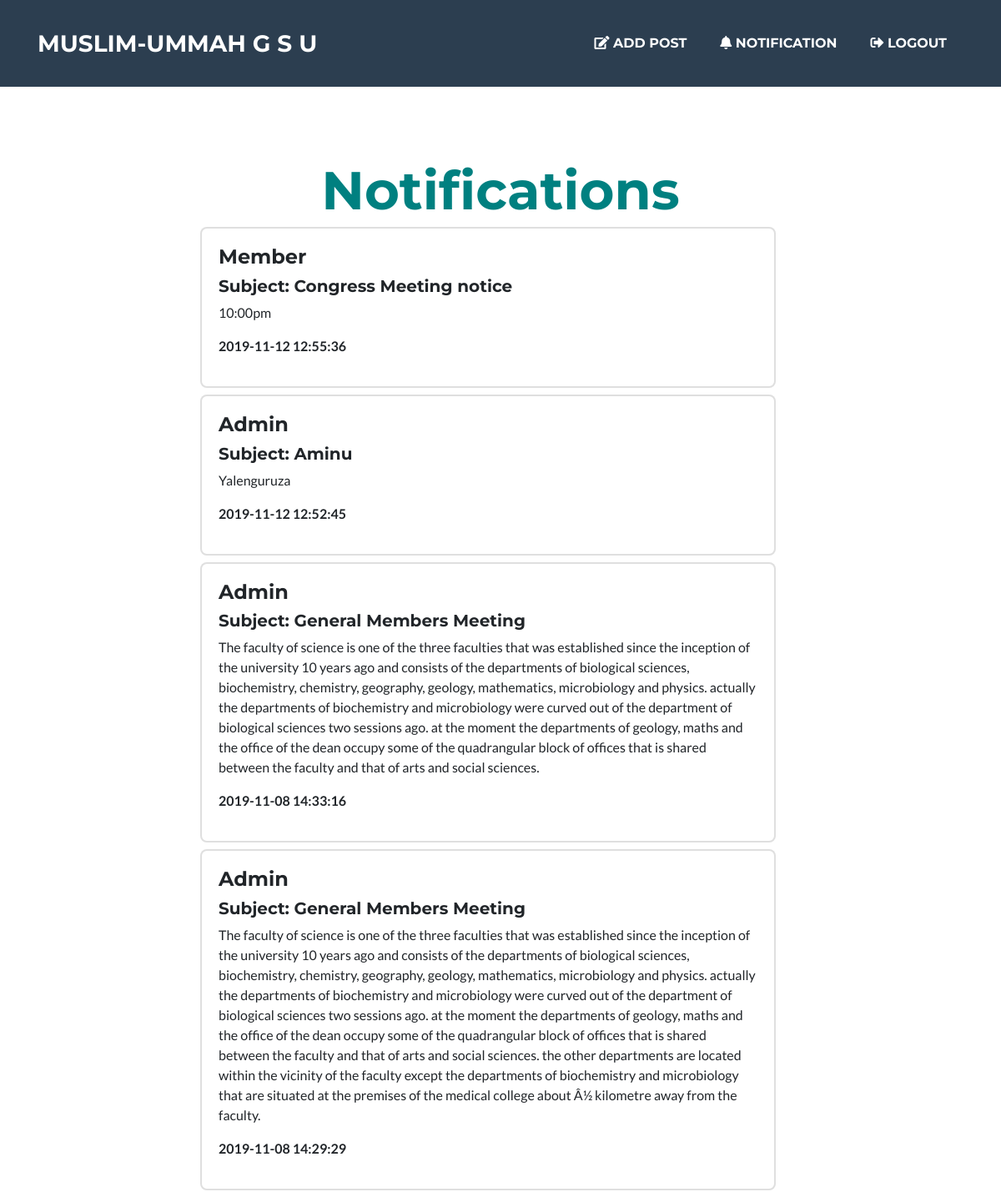
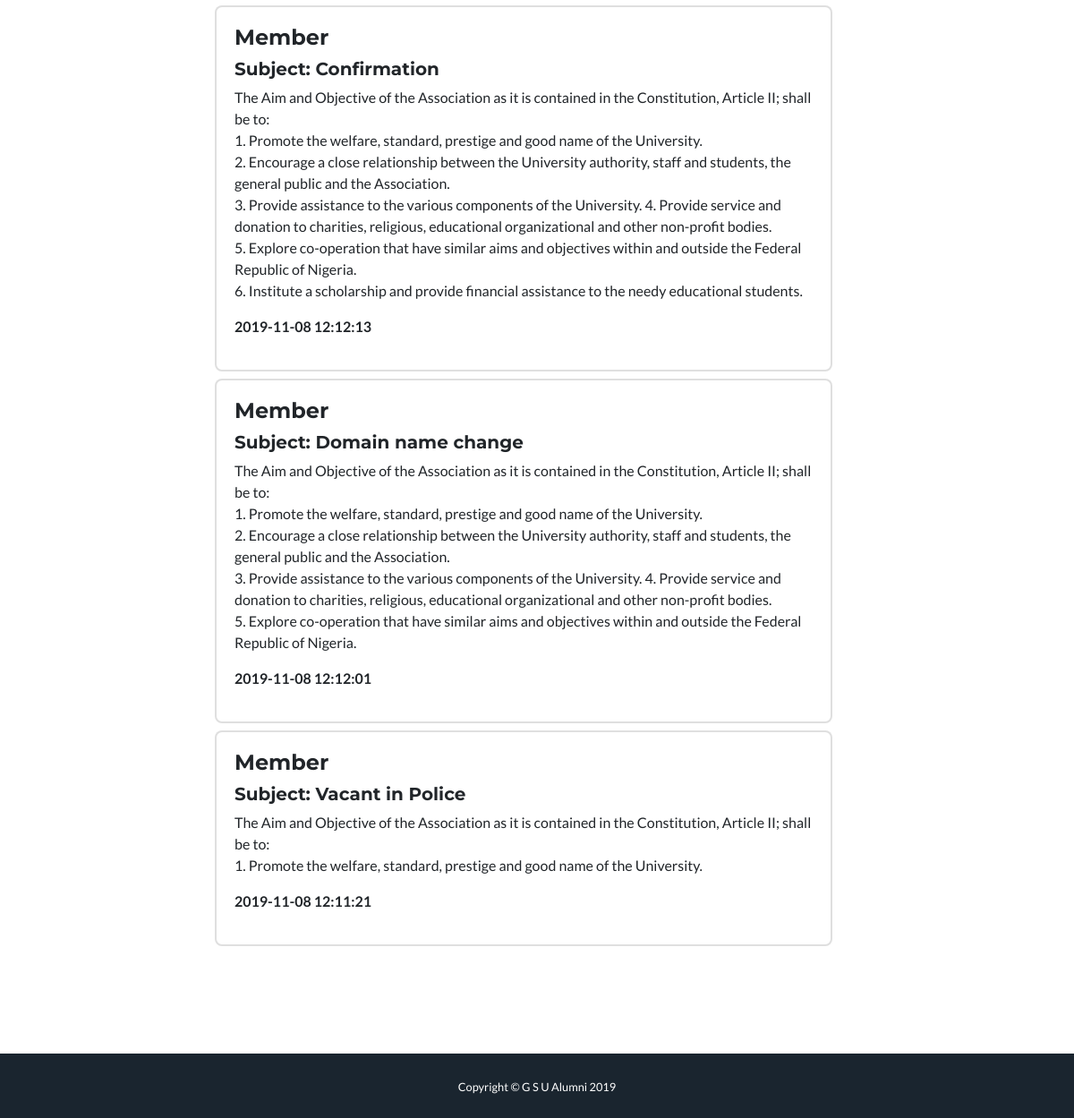
The app's page /member/notification.php with its own data (2 pictures, top to bottom).
### tables this page shows
CREATE TABLE `post` (
  `id` int(11) NOT NULL,
  `status` varchar(50) NOT NULL,
  `subject` varchar(200) NOT NULL,
  `message` text NOT NULL,
  `date` datetime NOT NULL DEFAULT CURRENT_TIMESTAMP
);

### member/notification.php (the view, shortened to what this page needs)
<?php include('member-header.php');?>
<!DOCTYPE html>
<html lang="en">
<head>
</head>
<body>
<?php
  $result = $mysqli->query("SELECT * FROM post ORDER BY date desc") or die($mysqli->error());
?>
  <header class="masthead">
    <div class="container d-flex align-items-center flex-column">
      <h3 class="masthead-heading mb-3">Notifications</h3>
<div class="table-responsive">
  <table class="display table table-striped table-hover table-responsive" >
    <tbody>
        <?php while ($row = $result->fetch_assoc()):?>
                        <tr>
          <div class="row col-md-12">
              <div class="col-md-8 mx-auto mb-2">
                  <div  class="card" id="add-row">
                      <div class="card-body">
              <h4><?php echo $row['status']?></h4>
              <h5>Subject: <?php echo $row['subject'];?></h5>
              <p><?php echo $row['message'];?></p>
              <p><b><?php echo $row['date'];?></b></p>
              </div>
              </div>
        </div>
        </div>
      </tr>
      <?php endwhile; ?>
    </tbody>
  </table>
</div>
    </div>
  </header>
  <section class="copyright py-4 text-center text-white">
    <div class="container">
      <small>Copyright &copy; G S U Alumni <?php echo date('Y');?></small>
    </div>
  </section>
</body>
</html>

### member/member-header.php (shortened to what this page needs)
<!DOCTYPE html>
<html lang="en">
<head>
  <link href="../member/vendor/fontawesome-free/css/all.min.css" rel="stylesheet" type="text/css">
  <link href="../member/css/freelancer.min.css" rel="stylesheet">
</head>
<body id="page-top">
  <nav class="navbar navbar-expand-lg bg-secondary text-uppercase fixed-top" id="mainNav">
    <div class="container">
      <a class="navbar-brand js-scroll-trigger" href="member-index.php">Muslim-Ummah G S U</a>
      <div class="collapse navbar-collapse" id="navbarResponsive">
        <ul class="navbar-nav ml-auto">
          <li class="nav-item mx-0 mx-lg-1">
            <a class="nav-link py-3 px-0 px-lg-3 rounded js-scroll-trigger" class="btn btn-primary" data-toggle="modal" data-target="#notification" href=""><i class="fas fa fa-edit"></i> Add Post</a>
          </li>
          <li class="nav-item mx-0 mx-lg-1">
            <a class="nav-link py-3 px-0 px-lg-3 rounded js-scroll-trigger" href="notification.php"><i class="fas fa fa-bell"></i> Notification</a>
          </li>
          <li class="nav-item mx-0 mx-lg-1">
            <a class="nav-link py-3 px-0 px-lg-3 rounded js-scroll-trigger" href="logout.php"><i class="fas fa fa-sign-out-alt"></i> Logout</a>
          </li>
        </ul>
      </div>
    </div>
  </nav>
</body>
</html>

### member/member-header.php (style rules this page uses)
.masthead-heading { color: teal; }

### records on screen
post: status "Member", subject "Congress Meeting notice", message "10:00pm", date "2019-11-12 12:55:36"
post: status "Admin", subject "Aminu", message "Yalenguruza", date "2019-11-12 12:52:45"
post: status "Admin", subject "General Members Meeting", message "The faculty of science is one of the three faculties that was established since the inception of the university 10 years ago and consists of the departments of biological sciences, biochemistry, chemistry, geography, geology, mathematics, microbiology and physics. actually the departments of biochemistry and microbiology were curved out of the department of biological sciences two sessions ago. at the moment the departments of geology, maths and the office of the dean occupy some of the quadrangular block of offices that is shared between the faculty and that of arts and social sciences.", date "2019-11-08 14:33:16"
post: status "Admin", subject "General Members Meeting", message "The faculty of science is one of the three faculties that was established since the inception of the university 10 years ago and consists of the departments of biological sciences, biochemistry, chemistry, geography, geology, mathematics, microbiology and physics. actually the departments of biochemistry and microbiology were curved out of the department of biological sciences two sessions ago. at the moment the departments of geology, maths and the office of the dean occupy some of the quadrangular block of offices that is shared between the faculty and that of arts and social sciences. the other departments are located within the vicinity of the faculty except the departments of…", date "2019-11-08 14:29:29"
post: status "Member", subject "Confirmation", message "The Aim and Objective of the Association as it is contained in the Constitution, Article II; shall be to: 1. Promote the welfare, standard, prestige and good name of the University. 2. Encourage a close relationship between the University authority, staff and students, the general public and the Association. 3. Provide assistance to the various components of the University. 4. Provide service and donation to charities, religious, educational organizational and other non-profit bodies. 5. Explore co-operation that have similar aims and objectives within and outside the Federal Republic of Nigeria. 6. Institute a scholarship and provide financial assistance to the needy educational students.", date "2019-11-08 12:12:13"
post: status "Member", subject "Domain name change", message "The Aim and Objective of the Association as it is contained in the Constitution, Article II; shall be to: 1. Promote the welfare, standard, prestige and good name of the University. 2. Encourage a close relationship between the University authority, staff and students, the general public and the Association. 3. Provide assistance to the various components of the University. 4. Provide service and donation to charities, religious, educational organizational and other non-profit bodies. 5. Explore co-operation that have similar aims and objectives within and outside the Federal Republic of Nigeria.", date "2019-11-08 12:12:01"
post: status "Member", subject "Vacant in Police", message "The Aim and Objective of the Association as it is contained in the Constitution, Article II; shall be to: 1. Promote the welfare, standard, prestige and good name of the University.", date "2019-11-08 12:11:21"
